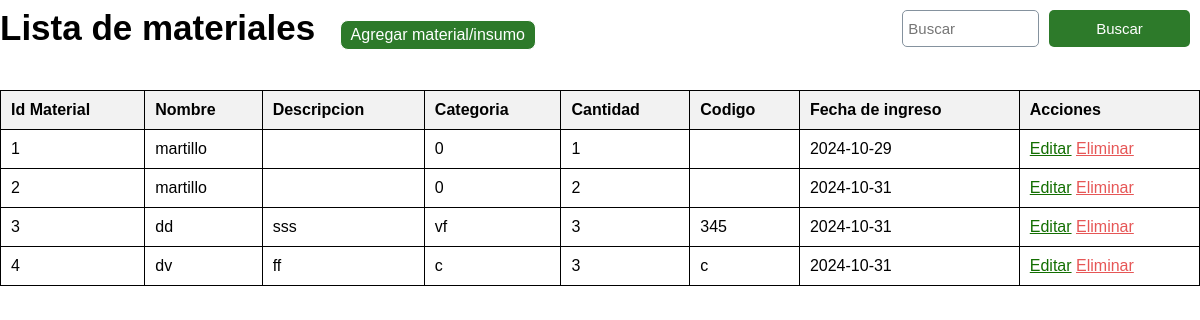
/material/buscar-material.php?busqueda=1, run on the app's committed database.
### tables this page shows
CREATE TABLE `materiales` (
  `id_material` int(11) NOT NULL,
  `nombre` varchar(100) NOT NULL,
  `descripcion` text DEFAULT NULL,
  `categoria` varchar(11) NOT NULL,
  `cantidad` int(11) NOT NULL,
  `codigo` varchar(220) NOT NULL,
  `fecha_ingreso` date NOT NULL,
  `estado` int(11) NOT NULL DEFAULT 1
);

### material/buscar-material.php (the view, shortened to what this page needs)
<?php
    include "config/db.php";
?>
<!DOCTYPE html>
<html lang="en">
<head>
    <link rel="stylesheet" href="css/style.css">
</head>
<body>
	<section id="container">
		<?php
            $busqueda = strtolower($_REQUEST['busqueda']);
        ?>
<h1><i class="fas fa-user-group"></i> Lista de materiales</h1>
        <a href="registro-material.php" class="btn-new"><i class="fa-solid fa-user-plus"></i> Agregar material/insumo</a>
        <form action="buscar-material.php" method="get" class="form-search">
            <input type="text" name="busqueda" id="busqueda" placeholder="Buscar">
            <input type="submit" value="Buscar" class="btn-search">
        </form>
        <table>
            <tr>
                <th>Id Material</th>
                <th>Nombre</th>
                <th>Descripcion</th>
                <th>Categoria</th>
                <th>Cantidad</th>
                <th>Codigo</th>
                <th>Fecha de ingreso</th>
                <th>Acciones</th>
            </tr>
            <?php
                $query = mysqli_query($conexion, "SELECT * FROM materiales WHERE (id_material LIKE '%$busqueda%' OR nombre LIKE '%$busqueda%' OR descripcion LIKE '%$busqueda%' OR categoria LIKE '%$busqueda%' OR codigo LIKE '%$busqueda%'  OR fecha_ingreso LIKE '%$busqueda%') AND estado = 1 ORDER BY id_material ASC");
                $result = mysqli_num_rows($query);
                if($result > 0){
                    while ($data = mysqli_fetch_array($query)){
                    ?>
                        <tr>
                            <td><?php echo $data['id_material'] ?></td>
                            <td><?php echo $data['nombre'] ?></td>
                            <td><?php echo $data['descripcion'] ?></td>
                            <td><?php echo $data['categoria'] ?></td>
                            <td><?php echo $data['cantidad'] ?></td>
                            <td><?php echo $data['codigo'] ?></td>
                            <td><?php echo $data['fecha_ingreso'] ?></td>
                            <td>
                                <a href="editar-material.php?id=<?php echo $data['id_material'] ?>" class="link-edit"> Editar</a>
                                <a href="eliminar-material.php?id=<?php echo $data['id_material'] ?>" class="link-delete"> Eliminar</a>
                            </td>
                        </tr>
                <?php
                    }
                }
                ?>
        </table>
    </section>
</body>
</html>

### material/css/style.css (style rules this page uses)
* { margin: 0; padding: 0; box-sizing: border-box; font-family: Arial, Helvetica, sans-serif; }
input { display: block; width: 100%; font-size: 15px; padding: 5px; border: 1px solid #85929e; border-radius: 5px; }
h1, h2 { font-size: 35px; display: inline-block; }
table { width: 100%; border-collapse: collapse; margin: 20px 0; }
table, th, td { border: 1px solid black; }
th, td { padding: 10px; text-align: left; }
th { background-color: #f2f2f2; }
.link-edit { color:#126e00 }
.link-delete { color: #e65656; }
.form-search { display: -webkit-flex; display: -moz-flex; display: -ms-flex; display: -o-flex; display: flex; float: right; background: initial; padding: 10px; border-radius: 10px; }
.btn-search { background: #2d7a2a; color: #fff; padding: 10px; border: 0; cursor: pointer; margin-left: 10px; border-radius: 5px; }
.btn-new { display: inline-block; background: #2d7a2a; color: #fff; padding: 5px 20px; border-radius: 8px; margin: 20px; border: 0.5px solid; padding: 5px 10px; text-decoration: none; }

### data on the page
materiales: id_material "1", nombre "martillo", categoria "0", cantidad "1", fecha_ingreso "2024-10-29"
materiales: id_material "2", nombre "martillo", categoria "0", cantidad "2", fecha_ingreso "2024-10-31"
materiales: id_material "3", nombre "dd", descripcion "sss", categoria "vf", cantidad "3", codigo "345", fecha_ingreso "2024-10-31"
materiales: id_material "4", nombre "dv", descripcion "ff", categoria "c", cantidad "3", codigo "c", fecha_ingreso "2024-10-31"
